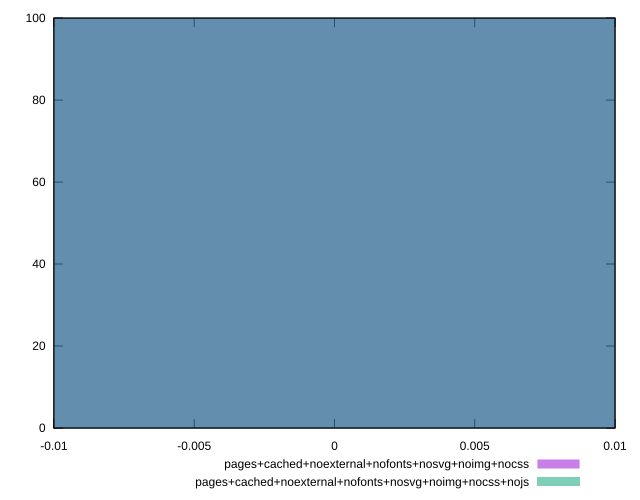

Generate this figure with gnuplot:
reset

$pagesCachedNoexternalNofontsNosvgNoimgNocss <<EOF
0 100
EOF

$pagesCachedNoexternalNofontsNosvgNoimgNocssNojs <<EOF
0 100
EOF

set key outside below
set boxwidth 0.1
set xrange [-0.01:0.01]
set yrange [0:100]
set style fill transparent solid 0.5 noborder
set terminal svg size 640, 500 enhanced background rgb 'white'
set output "report_00007_2020-12-11T15:55:29.892Z/uses-rel-preconnect/comparison/histogram/12_vs_13.svg"

plot $pagesCachedNoexternalNofontsNosvgNoimgNocss title "pages+cached+noexternal+nofonts+nosvg+noimg+nocss" with boxes, \
     $pagesCachedNoexternalNofontsNosvgNoimgNocssNojs title "pages+cached+noexternal+nofonts+nosvg+noimg+nocss+nojs" with boxes

reset
